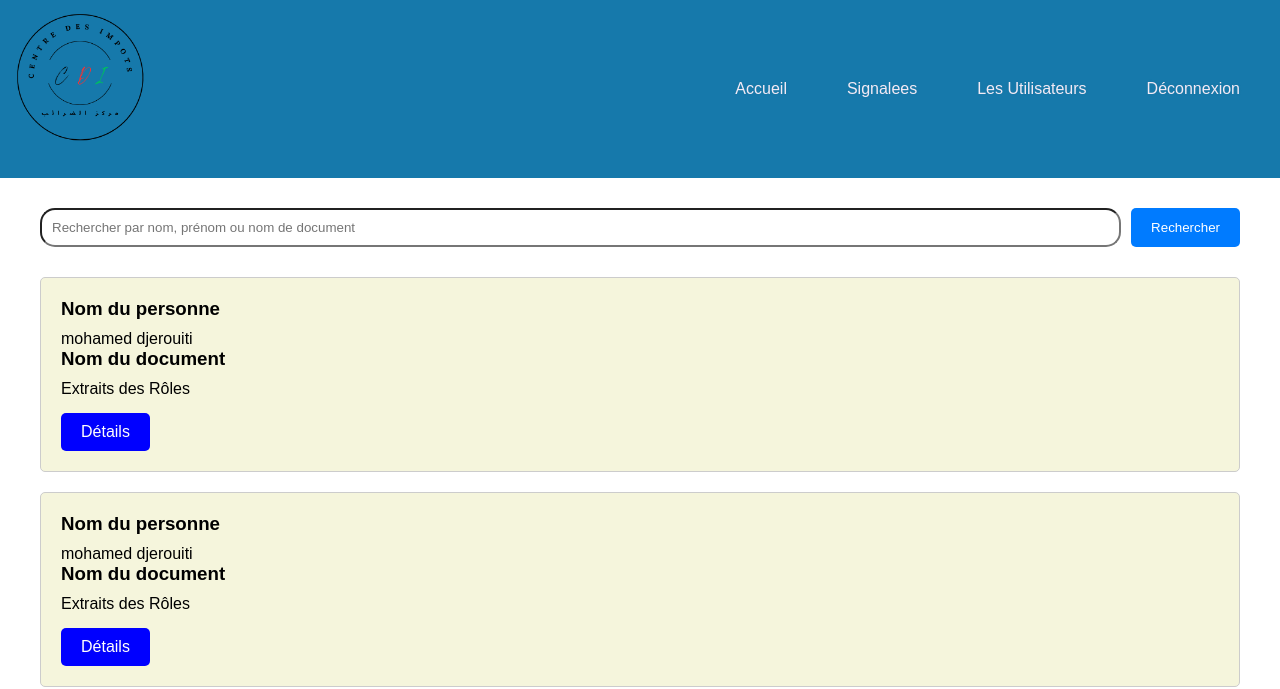
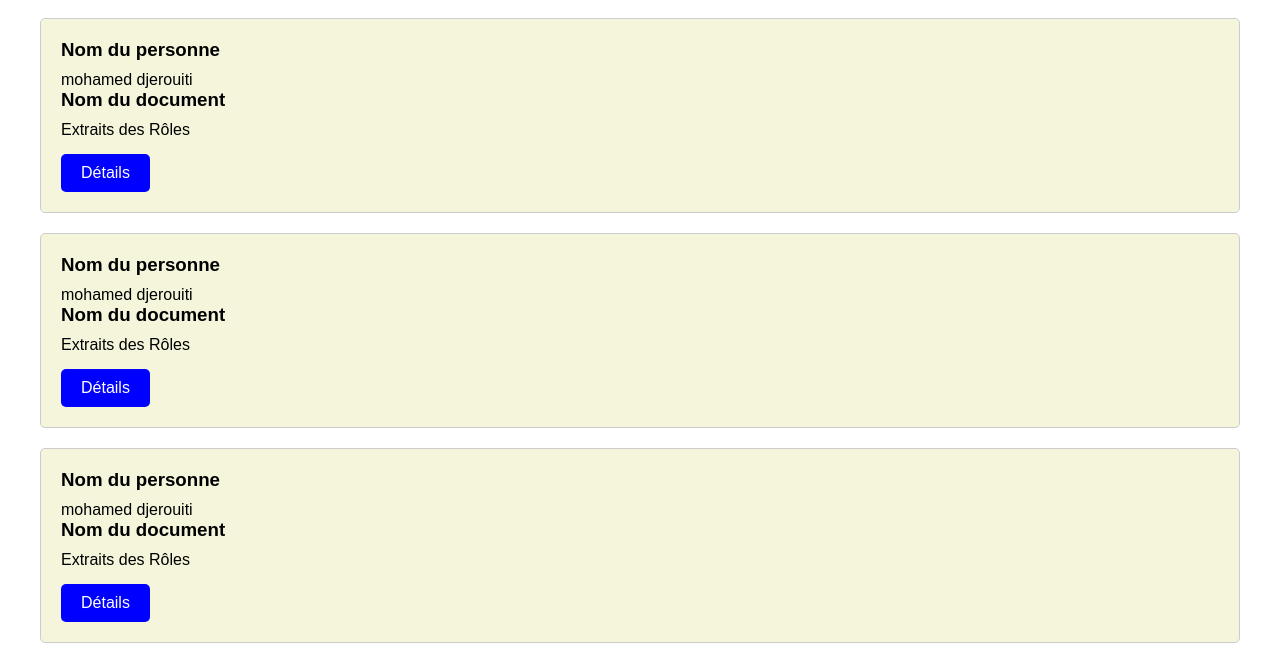
Page /views/centre/les_demandes_recette_nonacc_centre.php (signed in) on the earlier database version (2 pictures, top to bottom).
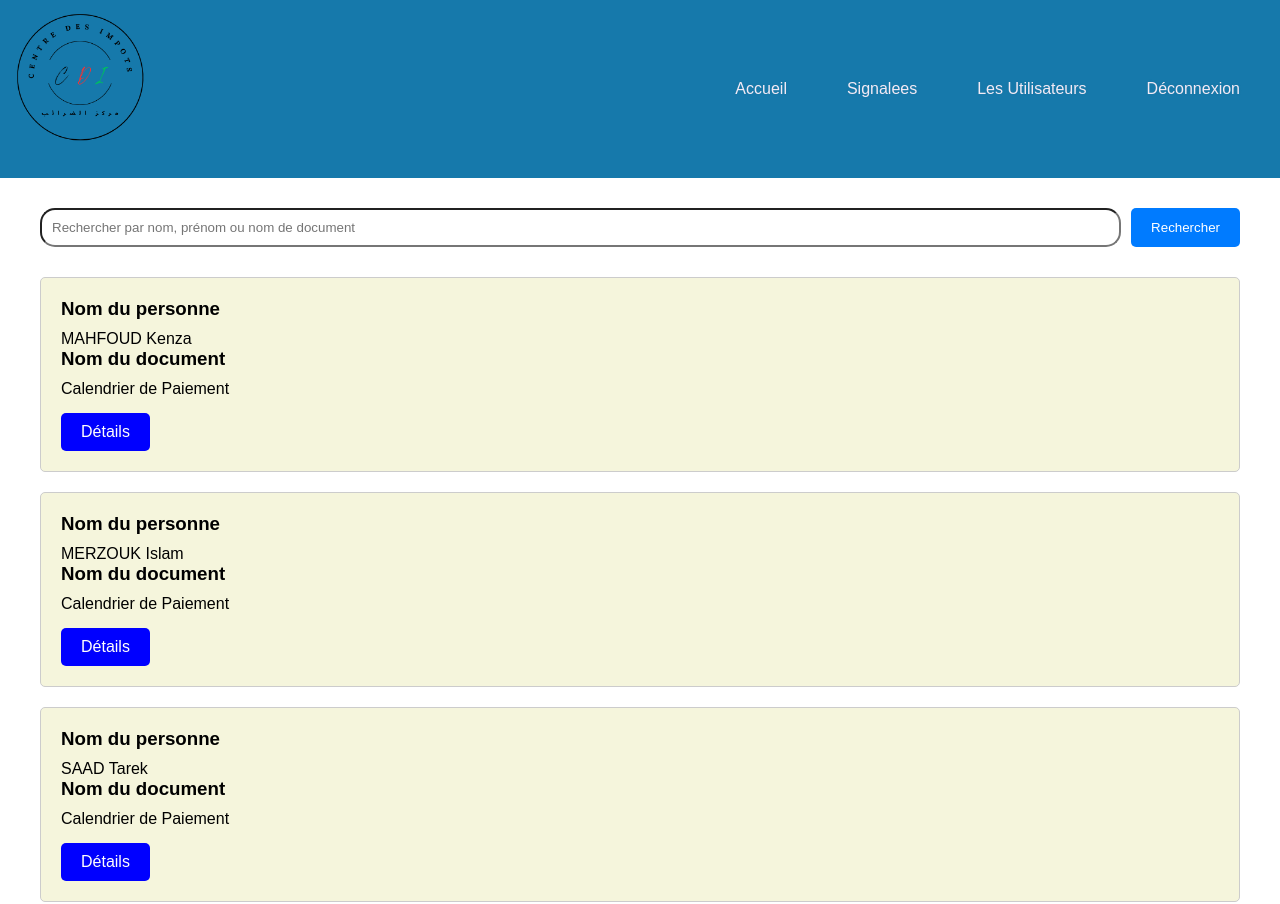
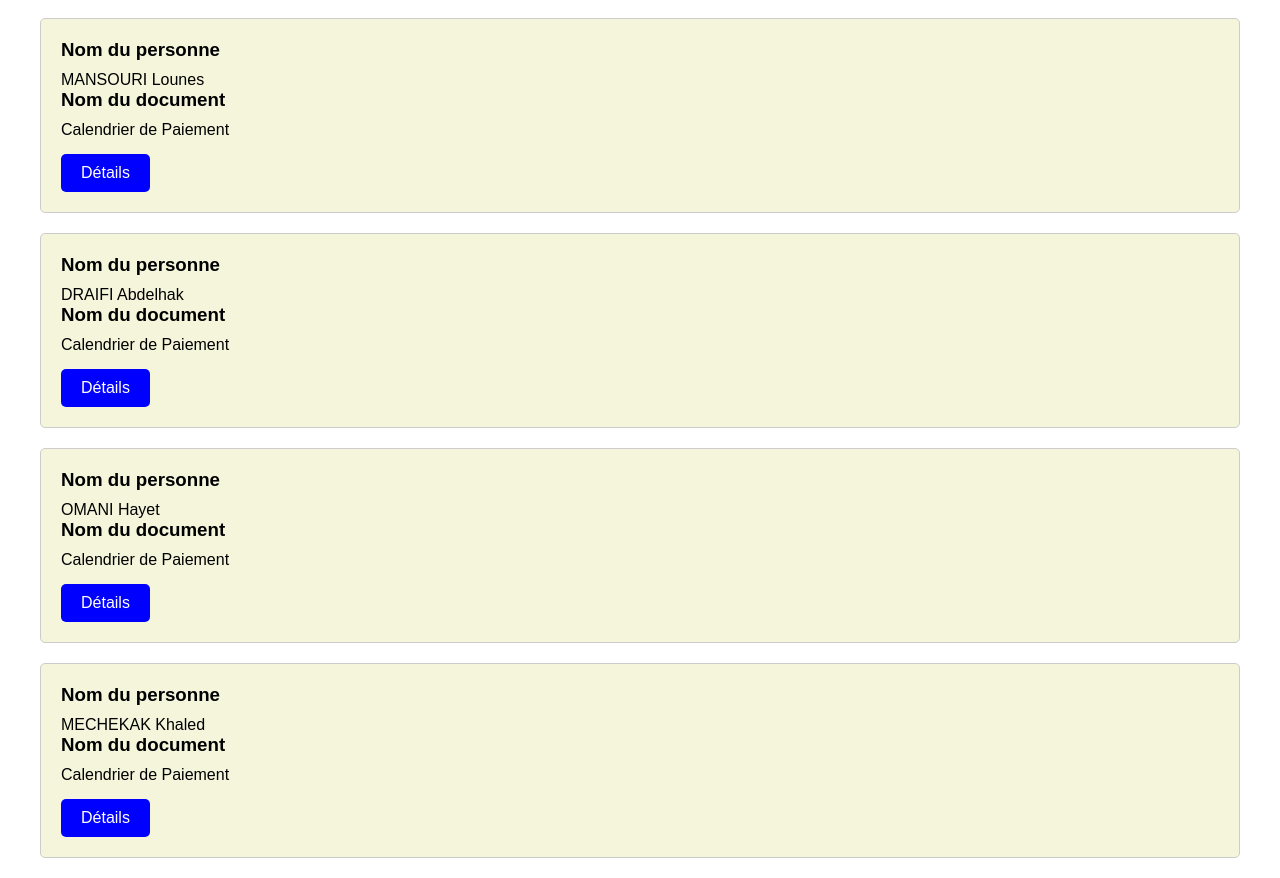
Same page on the later database version (2 pictures, top to bottom).
### tables this page shows
CREATE TABLE `demande` (
  `id_demande` int(11) NOT NULL,
  `id_personne` int(11) DEFAULT NULL,
  `nom_document` varchar(255) DEFAULT NULL,
  `demande_text` text DEFAULT NULL,
  `date_heure` datetime NOT NULL DEFAULT current_timestamp(),
  `nom_service` varchar(255) DEFAULT NULL
);

CREATE TABLE `personne` (
  `id` int(11) NOT NULL,
  `nom` varchar(255) NOT NULL,
  `prenom` varchar(255) NOT NULL,
  `sexe` enum('homme','femme','autre') NOT NULL,
  `dateNaissance` date NOT NULL,
  `email` varchar(255) NOT NULL,
  `motDePasse` varchar(255) NOT NULL,
  `username` varchar(255) DEFAULT NULL
);

### views/centre/les_demandes_recette_nonacc_centre.php (the view, shortened to what this page needs)
<?php
require_once "../../control/db_connection.php";
$search = isset($_GET['search']) ? $_GET['search'] : '';
$sql = "SELECT demande.*, personne.nom AS nom_personne, personne.prenom AS prenom_personne
        FROM demande
        INNER JOIN personne ON demande.id_personne = personne.id
        WHERE demande.nom_service = 'Service Recette'
        AND demande.id_demande NOT IN (SELECT id_demande FROM reponses)";
$stmt = $pdo->prepare($sql);
$stmt->execute();
$demandes = $stmt->fetchAll();
?>
<!DOCTYPE html>
<html lang="fr">
<head>
    <link rel="stylesheet" href="../../public/css/style1.css">
</head>
<body>
<header>
    <div class="container">
        <div class="logo">
            <img src="../../public/images/logo1.png" alt="CDI">
        </div>
        <nav class="bar">
            <ul>
            <li><a   href="centre.php">Accueil</a></li>
                <li><a href="les_demandes_sig.php">Signalees</a></li>
                <li><a href="utilisateur.php">Les Utilisateurs</a></li>
                <li><a href="../../control/deconnexion.php" onclick="confirmLogout(event)">Déconnexion</a></li>
            </ul>
        </nav>
    </div>
   </header>
   <div class="search-bar">
    <div class="container">
        <form method="GET" action="les_demandes_recette_nonacc_centre.php">
            <input type="text" name="search" placeholder="Rechercher par nom, prénom ou nom de document" value="<?php echo htmlspecialchars($search); ?>">
            <button type="submit">Rechercher</button>
        </form>
    </div>
</div>
    <div class="demandes">
        <div class="container">
            <?php
            if (empty($demandes)) {
                echo "
                <div class='demande-card'>
                    <h3>Il n'y a pas de demande</h3>
                </div>
                ";
            } else {
                foreach ($demandes as $demande) {
                    echo "
                    <div class='demande-card'>
                        <h3>Nom du personne</h3>
                        <p>". $demande['nom_personne'] ." " . $demande['prenom_personne'] . "</p>
                        <h3>Nom du document</h3>
                        <p>". $demande['nom_document'] ."</p>
                        <a class='detail-btn' href='../detail.php?id_demande=". $demande['id_demande'] ."&nom_personne=". $demande['nom_personne'] ."&prenom_personne=". $demande['prenom_personne']."&nom_document=". $demande['nom_document'] ."&nom_service=". $demande['nom_service'] ."&demande_text=". $demande['demande_text'] ."&date_heure=". $demande['date_heure'] ."'>Détails</a>
                    </div>
                    ";
                }
            }
            ?>
        </div>
    </div>
</body>
</html>

Differences in the rows shown:
removed demande: id_personne.nom "mohamed", id_personne.prenom "djerouiti", nom_document "Extraits des Rôles"
removed demande: id_personne.nom "mohamed", id_personne.prenom "djerouiti", nom_document "Extraits des Rôles"
removed demande: id_personne.nom "mohamed", id_personne.prenom "djerouiti", nom_document "Extraits des Rôles"
removed demande: id_personne.nom "mohamed", id_personne.prenom "djerouiti", nom_document "Extraits des Rôles"
removed demande: id_personne.nom "mohamed", id_personne.prenom "djerouiti", nom_document "Extraits des Rôles"
added demande: id_personne.nom "MAHFOUD", id_personne.prenom "Kenza", nom_document "Calendrier de Paiement"
added demande: id_personne.nom "MERZOUK", id_personne.prenom "Islam", nom_document "Calendrier de Paiement"
added demande: id_personne.nom "SAAD", id_personne.prenom "Tarek", nom_document "Calendrier de Paiement"
added demande: id_personne.nom "MANSOURI", id_personne.prenom "Lounes", nom_document "Calendrier de Paiement"
added demande: id_personne.nom "DRAIFI", id_personne.prenom "Abdelhak", nom_document "Calendrier de Paiement"
added demande: id_personne.nom "OMANI", id_personne.prenom "Hayet", nom_document "Calendrier de Paiement"
added demande: id_personne.nom "MECHEKAK", id_personne.prenom "Khaled", nom_document "Calendrier de Paiement"
